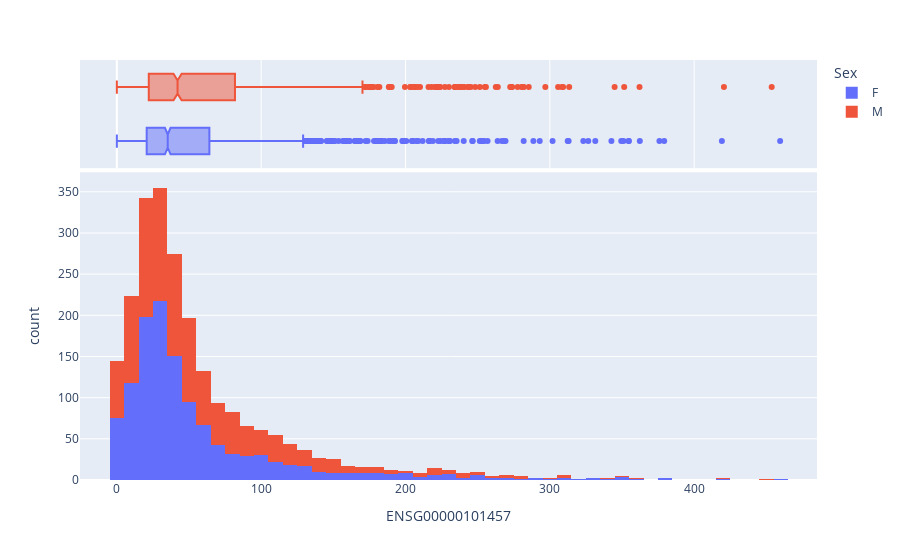

Here is the notebook cell this chart was saved with:
### Code cell
import plotly.express as px
fig = px.histogram(df_genes_labels, x=column_gene_name,  color="Sex", marginal="box")
fig.show()

### Figure 1 — Plotly figure (JSON) as saved in the notebook; plotly's stock layout.template omitted (floating-point values rounded to 4 significant figures; data arrays with more than 128 entries replaced by an {"elided": "..."} marker saying what was removed)
{"data": [{"alignmentgroup": "True", "bingroup": "x", "hovertemplate": "Sex=F<br>ENSG00000101457=%{x}<br>count=%{y}<extra></extra>", "legendgroup": "F", "marker": {"color": "#636efa", "pattern": {"shape": ""}}, "name": "F", "offsetgroup": "F", "orientation": "v", "showlegend": true, "type": "histogram", "x": {"elided": "1219 float values"}, "xaxis": "x", "yaxis": "y"}, {"alignmentgroup": "True", "hovertemplate": "Sex=F<br>ENSG00000101457=%{x}<extra></extra>", "legendgroup": "F", "marker": {"color": "#636efa"}, "name": "F", "notched": true, "offsetgroup": "F", "showlegend": false, "type": "box", "x": {"elided": "1219 float values"}, "xaxis": "x2", "yaxis": "y2"}, {"alignmentgroup": "True", "bingroup": "x", "hovertemplate": "Sex=M<br>ENSG00000101457=%{x}<br>count=%{y}<extra></extra>", "legendgroup": "M", "marker": {"color": "#EF553B", "pattern": {"shape": ""}}, "name": "M", "offsetgroup": "M", "orientation": "v", "showlegend": true, "type": "histogram", "x": {"elided": "1109 float values"}, "xaxis": "x", "yaxis": "y"}, {"alignmentgroup": "True", "hovertemplate": "Sex=M<br>ENSG00000101457=%{x}<extra></extra>", "legendgroup": "M", "marker": {"color": "#EF553B"}, "name": "M", "notched": true, "offsetgroup": "M", "showlegend": false, "type": "box", "x": {"elided": "1109 float values"}, "xaxis": "x2", "yaxis": "y2"}], "layout": {"barmode": "relative", "legend": {"title": {"text": "Sex"}, "tracegroupgap": 0}, "margin": {"t": 60}, "xaxis": {"anchor": "y", "domain": [0, 1], "title": {"text": "ENSG00000101457"}}, "xaxis2": {"anchor": "y2", "domain": [0, 1], "matches": "x", "showgrid": true, "showticklabels": false}, "yaxis": {"anchor": "x", "domain": [0, 0.7326], "title": {"text": "count"}}, "yaxis2": {"anchor": "x2", "domain": [0.7426, 1], "matches": "y2", "showgrid": false, "showline": false, "showticklabels": false, "ticks": ""}}}
